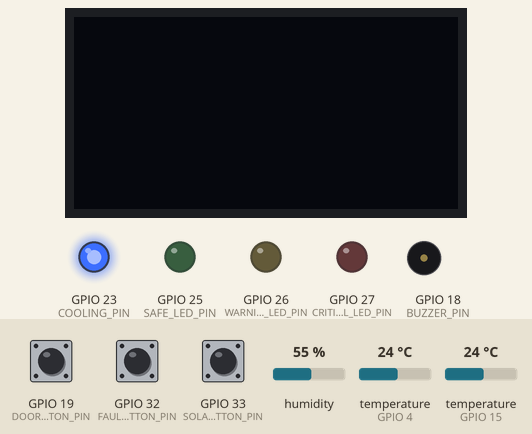
This sketch was run on a simulated ESP32. Parts: 128×64 one-colour display, output pins drawn as LEDs (lit = HIGH), buzzer (waves = sounding, pin HIGH). The test bench sets the inputs (shaded band); at power-on: temperature (sensors on GPIO 15, GPIO 4) 24 °C, GPIO 32 (FAULT_BUTTON_PIN) HIGH, GPIO 19 (DOOR_BUTTON_PIN) HIGH, GPIO 33 (SOLAR_BUTTON_PIN) HIGH, humidity 55 %. Random numbers use the default seed unless the sketch sets one; what the sketch prints to the serial monitor is not drawn.

Above: at 1.5 s.
1.6 s: temperature (sensor on GPIO 15) set to 12.8 °C
6.3 s: temperature (sensor on GPIO 15) set to 11.5 °C
At 9.6 s:
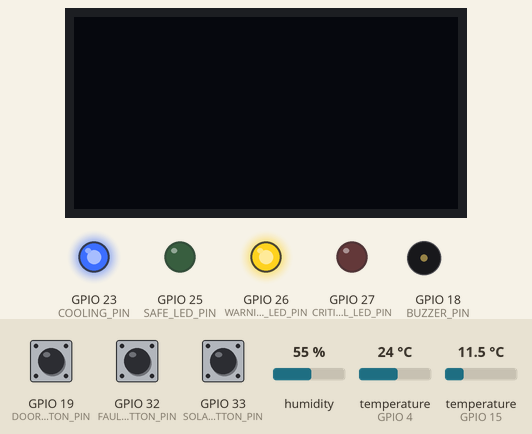
10.4 s: GPIO 32 (FAULT_BUTTON_PIN) pulled LOW for 1 s
At 12.4 s:
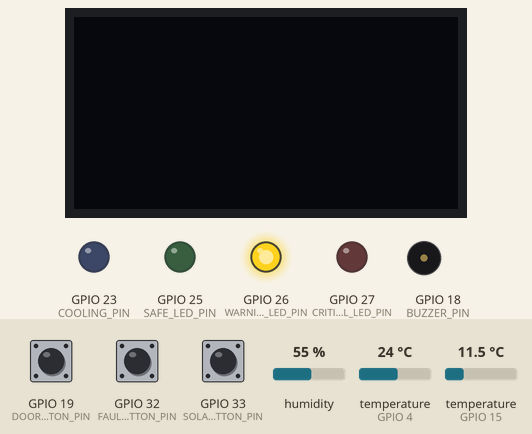
14.8 s: GPIO 32 (FAULT_BUTTON_PIN) pulled LOW for 3.2 s
At 15.56 s:
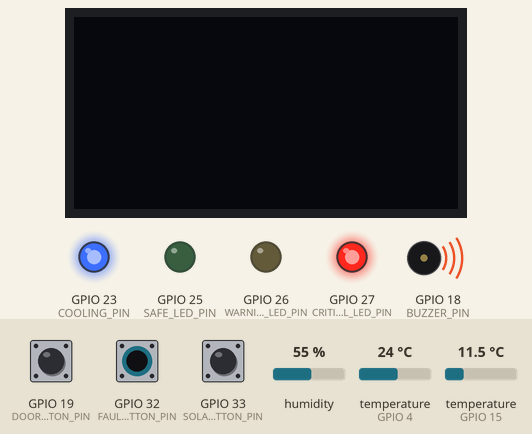
19.5 s: temperature (sensor on GPIO 15) set to 8.7 °C
22.1 s: temperature (sensor on GPIO 15) set to 7.7 °C
At 65.7 s:
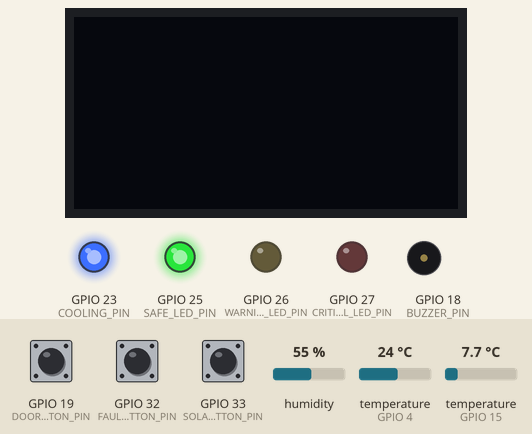
Timing chart, 0 to 66.7 s (numbered marks = the images above; inputs shaded):
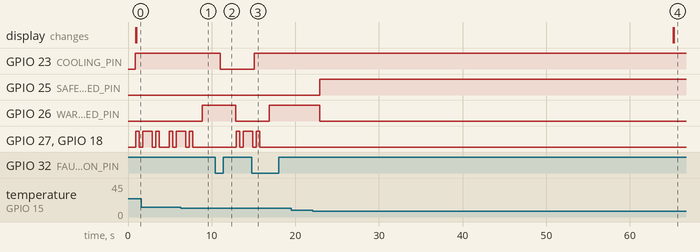

The sketch:

sketch.ino
```cpp
#include <Arduino.h>
#include <DHTesp.h>
#include <OneWire.h>
#include <DallasTemperature.h>
#include <Wire.h>
#include <Adafruit_GFX.h>
#include <Adafruit_SSD1306.h>
#include <ArduinoJson.h>

const uint8_t DHT_PIN = 15;
const uint8_t DS18B20_PIN = 4;
const uint8_t OLED_SDA = 21;
const uint8_t OLED_SCL = 22;
const uint8_t SAFE_LED_PIN = 25;
const uint8_t WARNING_LED_PIN = 26;
const uint8_t CRITICAL_LED_PIN = 27;
const uint8_t BUZZER_PIN = 18;
const uint8_t DOOR_BUTTON_PIN = 19;
const uint8_t FAULT_BUTTON_PIN = 32;
const uint8_t SOLAR_BUTTON_PIN = 33;
const uint8_t COOLING_PIN = 23;

const uint32_t SENSOR_INTERVAL_MS = 2000;
const uint32_t BATTERY_INTERVAL_MS = 1000;
const uint32_t OLED_PAGE_INTERVAL_MS = 3000;
const uint32_t ALERT_INTERVAL_MS = 400;
const uint32_t DEBOUNCE_MS = 40;

DHTesp dht;
OneWire oneWire(DS18B20_PIN);
DallasTemperature ds18b20(&oneWire);
Adafruit_SSD1306 display(128, 64, &Wire, -1);

struct ButtonState {
  uint8_t pin;
  bool rawState;
  bool stableState;
  uint32_t lastChange;
};

ButtonState doorButton = {DOOR_BUTTON_PIN, HIGH, HIGH, 0};
ButtonState faultButton = {FAULT_BUTTON_PIN, HIGH, HIGH, 0};
ButtonState solarButton = {SOLAR_BUTTON_PIN, HIGH, HIGH, 0};

enum RiskState { SAFE, WARNING, CRITICAL };
RiskState risk = SAFE;

float roomTemperatureRaw = 6.0f;
float roomTemperatureEffective = 6.0f;
float humidity = 85.0f;
float productTemperatureRaw = 6.1f;
float productTemperatureEffective = 6.1f;
float solarWatts = 320.0f;
float batteryPercent = 85.0f;
float qualityScore = 100.0f;
float shelfLifeDays = 100.0f / 15.0f;
float exposureMinutes = 0.0f;
float storageAgeHours = 6.0f;

// Prototype tomato thresholds and coefficients require real food-science validation.
bool solarDrop = false;
bool doorOpen = false;
bool refrigerationFault = false;
bool coolingOn = true;
uint8_t oledPage = 0;

uint32_t lastSensorRead = 0;
uint32_t lastBatteryUpdate = 0;
uint32_t lastPageChange = 0;
uint32_t lastQualityUpdate = 0;
uint32_t lastAlertToggle = 0;
bool alertPhase = false;

const char *riskText() {
  if (risk == CRITICAL) return "CRITICAL";
  if (risk == WARNING) return "WARNING";
  return "SAFE";
}

const char *getRecommendation() {
  if (risk == CRITICAL) {
    if (refrigerationFault) return "Cooling fault: inspect batch";
    if (batteryPercent < 10.0f) return "Battery critical: arrange backup";
    return "High temp: isolate and inspect";
  }
  if (doorOpen) return "Close door and monitor";
  if (batteryPercent >= 10.0f && batteryPercent <= 30.0f) {
    return "Conserve power, dispatch soon";
  }
  if (roomTemperatureEffective > 8.0f || humidity > 90.0f) {
    return "Restore cooling / Dispatch soon";
  }
  return "Maintain storage";
}

void updateOneButton(ButtonState &button, bool &target) {
  const bool reading = digitalRead(button.pin);
  const uint32_t now = millis();
  if (reading != button.rawState) {
    button.rawState = reading;
    button.lastChange = now;
  }
  if ((now - button.lastChange) >= DEBOUNCE_MS &&
      button.stableState != button.rawState) {
    button.stableState = button.rawState;
    if (button.stableState == LOW) target = !target;
  }
}

void updateButtons() {
  updateOneButton(doorButton, doorOpen);
  updateOneButton(faultButton, refrigerationFault);
  updateOneButton(solarButton, solarDrop);
}

void readSensors() {
  TempAndHumidity dhtReading = dht.getTempAndHumidity();
  if (!isnan(dhtReading.temperature)) roomTemperatureRaw = dhtReading.temperature;
  if (!isnan(dhtReading.humidity)) humidity = constrain(dhtReading.humidity, 0.0f, 100.0f);

  ds18b20.requestTemperatures();
  const float dsReading = ds18b20.getTempCByIndex(0);
  if (dsReading != DEVICE_DISCONNECTED_C && !isnan(dsReading)) {
    productTemperatureRaw = dsReading;
  }

  roomTemperatureEffective = roomTemperatureRaw;
  if (doorOpen) roomTemperatureEffective += 2.5f;
  if (refrigerationFault) roomTemperatureEffective += 5.0f;
  if (batteryPercent < 10.0f) roomTemperatureEffective += 4.0f;
  roomTemperatureEffective = constrain(roomTemperatureEffective, 0.0f, 35.0f);

  const float targetProduct = constrain(
      productTemperatureRaw + max(0.0f, roomTemperatureEffective - productTemperatureRaw) * 0.35f,
      0.0f, 35.0f);
  productTemperatureEffective += (targetProduct - productTemperatureEffective) * 0.25f;
  productTemperatureEffective = constrain(productTemperatureEffective, 0.0f, 35.0f);
}

void updateBattery() {
  if (solarDrop) {
    solarWatts = random(40, 101);
    batteryPercent -= 0.10f;
    if (coolingOn) batteryPercent -= 0.08f;
  } else {
    solarWatts = random(250, 401);
    batteryPercent += 0.03f;
  }
  batteryPercent = constrain(batteryPercent, 0.0f, 100.0f);
}

void updateCooling() {
  coolingOn = !refrigerationFault && batteryPercent >= 10.0f;
}

void calculateRisk() {
  const bool criticalCondition =
      roomTemperatureEffective > 12.0f || !coolingOn ||
      refrigerationFault || batteryPercent < 10.0f;
  if (criticalCondition) {
    risk = CRITICAL;
    return;
  }

  const bool safeCondition =
      roomTemperatureEffective <= 8.0f && humidity <= 90.0f &&
      batteryPercent > 30.0f && coolingOn && !doorOpen &&
      !refrigerationFault;
  risk = safeCondition ? SAFE : WARNING;
}

void calculateQuality() {
  const uint32_t now = millis();
  const float simulatedMinutes = (now - lastQualityUpdate) / 1000.0f;
  lastQualityUpdate = now;
  storageAgeHours += simulatedMinutes / 60.0f;
  if (risk == WARNING) exposureMinutes += simulatedMinutes;
  if (risk == CRITICAL) exposureMinutes += simulatedMinutes * 2.0f;

  const float temperaturePenalty = max(0.0f, roomTemperatureEffective - 8.0f) * 3.0f;
  const float humidityPenalty = max(0.0f, humidity - 90.0f) * 0.5f;
  const float timePenalty = exposureMinutes * 0.04f;
  qualityScore = constrain(100.0f - temperaturePenalty - humidityPenalty - timePenalty,
                           0.0f, 100.0f);
  shelfLifeDays = qualityScore / 15.0f;
}

void updateOutputs() {
  digitalWrite(SAFE_LED_PIN, risk == SAFE);
  digitalWrite(WARNING_LED_PIN, risk == WARNING);
  digitalWrite(CRITICAL_LED_PIN, risk == CRITICAL && alertPhase);
  digitalWrite(BUZZER_PIN, risk == CRITICAL && alertPhase);
  digitalWrite(COOLING_PIN, coolingOn);
}

void printLine(const char *label, const String &value) {
  display.print(label);
  display.println(value);
}

void updateOLED() {
  display.clearDisplay();
  display.setTextColor(SSD1306_WHITE);
  display.setTextSize(1);
  if (oledPage == 0) {
    display.println("FreshVault Twin");
    printLine("Room: ", String(roomTemperatureEffective, 1) + " C");
    printLine("Food: ", String(productTemperatureEffective, 1) + " C");
    printLine("Hum:  ", String(humidity, 0) + " %");
    printLine("Door: ", doorOpen ? "OPEN" : "CLOSED");
  } else if (oledPage == 1) {
    display.setTextSize(2);
    display.println("Solar");
    display.setTextSize(1);
    printLine("Power: ", String(solarWatts, 0) + " W");
    printLine("Battery: ", String(batteryPercent, 1) + " %");
    printLine("Cooling: ", coolingOn ? "ON" : "OFF");
    printLine("Health: ", refrigerationFault ? "FAULT" : "OK");
  } else if (oledPage == 2) {
    display.setTextSize(2);
    display.println("Batch");
    display.setTextSize(1);
    display.println("TOM-101  Tomato");
    display.println("Stock: 35 kg");
    printLine("Quality: ", String(qualityScore, 1) + " /100");
    printLine("Life: ", String(shelfLifeDays, 1) + " days");
  } else {
    display.setTextSize(2);
    display.println("STATUS");
    display.println(riskText());
    display.setTextSize(1);
    display.println(getRecommendation());
  }
  display.display();
}

void sendJsonToSerial() {
  StaticJsonDocument<1024> json;
  json["timestampMillis"] = millis();
  json["roomTemperatureRaw"] = roomTemperatureRaw;
  json["roomTemperatureEffective"] = roomTemperatureEffective;
  json["humidity"] = humidity;
  json["productTemperatureRaw"] = productTemperatureRaw;
  json["productTemperatureEffective"] = productTemperatureEffective;
  json["solarWatts"] = solarWatts;
  json["batteryPercent"] = batteryPercent;
  json["solarDrop"] = solarDrop;
  json["doorOpen"] = doorOpen;
  json["refrigerationFault"] = refrigerationFault;
  json["coolingOn"] = coolingOn;
  json["refrigerationHealth"] = refrigerationFault ? "FAULT" : "HEALTHY";
  json["risk"] = riskText();
  json["batchId"] = "TOM-101";
  json["crop"] = "Tomato";
  json["quantityKg"] = 35.0f;
  json["storageAgeHours"] = storageAgeHours;
  json["exposureMinutes"] = exposureMinutes;
  json["qualityScore"] = qualityScore;
  json["shelfLifeDays"] = shelfLifeDays;
  json["recommendation"] = getRecommendation();
  serializeJson(json, Serial);
  Serial.println();
}

void setup() {
  Serial.begin(115200);

  pinMode(SAFE_LED_PIN, OUTPUT);
  pinMode(WARNING_LED_PIN, OUTPUT);
  pinMode(CRITICAL_LED_PIN, OUTPUT);
  pinMode(BUZZER_PIN, OUTPUT);
  pinMode(COOLING_PIN, OUTPUT);
  pinMode(DOOR_BUTTON_PIN, INPUT_PULLUP);
  pinMode(FAULT_BUTTON_PIN, INPUT_PULLUP);
  pinMode(SOLAR_BUTTON_PIN, INPUT_PULLUP);

  dht.setup(DHT_PIN, DHTesp::DHT22);
  ds18b20.begin();
  Wire.begin(OLED_SDA, OLED_SCL);
  display.begin(SSD1306_SWITCHCAPVCC, 0x3C);
  display.clearDisplay();
  display.display();
  randomSeed(micros());

  const uint32_t now = millis();
  lastSensorRead = now - SENSOR_INTERVAL_MS;
  lastBatteryUpdate = now;
  lastPageChange = now;
  lastQualityUpdate = now;
}

void loop() {
  const uint32_t now = millis();
  updateButtons();

  if (now - lastBatteryUpdate >= BATTERY_INTERVAL_MS) {
    lastBatteryUpdate = now;
    updateCooling();
    updateBattery();
    updateCooling();
  }

  if (now - lastSensorRead >= SENSOR_INTERVAL_MS) {
    lastSensorRead = now;
    readSensors();
    calculateRisk();
    calculateQuality();
    sendJsonToSerial();
  }

  if (now - lastAlertToggle >= ALERT_INTERVAL_MS) {
    lastAlertToggle = now;
    alertPhase = !alertPhase;
    updateOutputs();
  }

  if (now - lastPageChange >= OLED_PAGE_INTERVAL_MS) {
    lastPageChange = now;
    oledPage = (oledPage + 1) % 4;
  }

  updateOutputs();
  updateOLED();
}
```

Measured:
- the behaviour switches between 12.1 and 12 °C on temperature (sensor on GPIO 15) (found by bisection; images 0 and 1)
- the behaviour switches between 8.1 and 8 °C on temperature (sensor on GPIO 15) (found by bisection; images 3 and 4)
- after the input at 6.3 s, GPIO 26 (WARNING_LED_PIN): LOW → HIGH after 2.6 s
- after the input at 10.4 s, GPIO 23 (COOLING_PIN): HIGH → LOW after 0.63 s; GPIO 26 (WARNING_LED_PIN): HIGH → LOW after 2.5 s; GPIO 27 (CRITICAL_LED_PIN), GPIO 18 (BUZZER_PIN): LOW → HIGH after 2.5 s, → LOW 0.41 s later, → HIGH 0.41 s later
- after the input at 14.8 s, GPIO 23 (COOLING_PIN): LOW → HIGH after 0.28 s; GPIO 26 (WARNING_LED_PIN): LOW → HIGH after 2.1 s
- after the input at 19.5 s, every drawn part: stays the same
- after the input at 22.1 s, GPIO 25 (SAFE_LED_PIN): LOW → HIGH after 0.81 s; GPIO 26 (WARNING_LED_PIN): HIGH → LOW after 0.81 s
